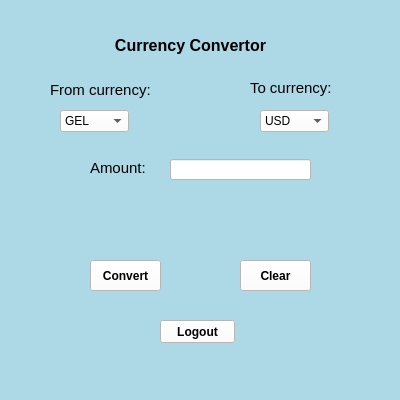
<?xml version="1.0" encoding="UTF-8"?>
<ui version="4.0">
 <class>MainWindow</class>
 <widget class="QMainWindow" name="MainWindow">
  <property name="geometry">
   <rect>
    <x>0</x>
    <y>0</y>
    <width>400</width>
    <height>400</height>
   </rect>
  </property>
  <property name="minimumSize">
   <size>
    <width>400</width>
    <height>400</height>
   </size>
  </property>
  <property name="maximumSize">
   <size>
    <width>400</width>
    <height>400</height>
   </size>
  </property>
  <property name="windowTitle">
   <string>MainWindow</string>
  </property>
  <property name="styleSheet">
   <string notr="true">background-color: lightblue</string>
  </property>
  <widget class="QWidget" name="centralwidget">
   <widget class="QStackedWidget" name="stackedWidget">
    <property name="geometry">
     <rect>
      <x>20</x>
      <y>30</y>
      <width>360</width>
      <height>350</height>
     </rect>
    </property>
    <property name="minimumSize">
     <size>
      <width>360</width>
      <height>350</height>
     </size>
    </property>
    <property name="maximumSize">
     <size>
      <width>360</width>
      <height>350</height>
     </size>
    </property>
    <property name="styleSheet">
     <string notr="true">background-color: lightblue</string>
    </property>
    <property name="currentIndex">
     <number>1</number>
    </property>
    <widget class="QWidget" name="loginPage">
     <property name="styleSheet">
      <string notr="true">background_lightblue</string>
     </property>
     <widget class="QLabel" name="UsernameLabel">
      <property name="geometry">
       <rect>
        <x>60</x>
        <y>40</y>
        <width>221</width>
        <height>31</height>
       </rect>
      </property>
      <property name="font">
       <font>
        <pointsize>11</pointsize>
        <weight>75</weight>
        <bold>true</bold>
       </font>
      </property>
      <property name="text">
       <string>Username:</string>
      </property>
     </widget>
     <widget class="QLabel" name="PasswordLabel">
      <property name="geometry">
       <rect>
        <x>60</x>
        <y>120</y>
        <width>221</width>
        <height>31</height>
       </rect>
      </property>
      <property name="font">
       <font>
        <pointsize>11</pointsize>
        <weight>75</weight>
        <bold>true</bold>
       </font>
      </property>
      <property name="text">
       <string>Password:</string>
      </property>
     </widget>
     <widget class="QLineEdit" name="usernameInput">
      <property name="geometry">
       <rect>
        <x>60</x>
        <y>70</y>
        <width>231</width>
        <height>31</height>
       </rect>
      </property>
      <property name="styleSheet">
       <string notr="true">background-color: white</string>
      </property>
     </widget>
     <widget class="QLineEdit" name="passwordInput">
      <property name="geometry">
       <rect>
        <x>60</x>
        <y>150</y>
        <width>231</width>
        <height>31</height>
       </rect>
      </property>
      <property name="styleSheet">
       <string notr="true">background-color: white</string>
      </property>
      <property name="echoMode">
       <enum>QLineEdit::PasswordEchoOnEdit</enum>
      </property>
     </widget>
     <widget class="QPushButton" name="loginButton">
      <property name="geometry">
       <rect>
        <x>130</x>
        <y>230</y>
        <width>75</width>
        <height>23</height>
       </rect>
      </property>
      <property name="styleSheet">
       <string notr="true">background-color: white</string>
      </property>
      <property name="text">
       <string>Login</string>
      </property>
     </widget>
    </widget>
    <widget class="QWidget" name="converterPage">
     <property name="minimumSize">
      <size>
       <width>550</width>
       <height>400</height>
      </size>
     </property>
     <property name="maximumSize">
      <size>
       <width>550</width>
       <height>400</height>
      </size>
     </property>
     <widget class="QComboBox" name="fromCurrencyCombo">
      <property name="geometry">
       <rect>
        <x>40</x>
        <y>80</y>
        <width>69</width>
        <height>22</height>
       </rect>
      </property>
      <property name="styleSheet">
       <string notr="true">background-color: white</string>
      </property>
      <item>
       <property name="text">
        <string>GEL</string>
       </property>
      </item>
      <item>
       <property name="text">
        <string>USD</string>
       </property>
      </item>
      <item>
       <property name="text">
        <string>EUR</string>
       </property>
      </item>
      <item>
       <property name="text">
        <string>GBP</string>
       </property>
      </item>
     </widget>
     <widget class="QComboBox" name="toCurrencyCombo">
      <property name="geometry">
       <rect>
        <x>240</x>
        <y>80</y>
        <width>69</width>
        <height>22</height>
       </rect>
      </property>
      <property name="styleSheet">
       <string notr="true">background-color: white</string>
      </property>
      <item>
       <property name="text">
        <string>USD</string>
       </property>
      </item>
      <item>
       <property name="text">
        <string>GEL</string>
       </property>
      </item>
      <item>
       <property name="text">
        <string>EUR</string>
       </property>
      </item>
      <item>
       <property name="text">
        <string>GBP</string>
       </property>
      </item>
     </widget>
     <widget class="QLabel" name="label">
      <property name="geometry">
       <rect>
        <x>30</x>
        <y>50</y>
        <width>101</width>
        <height>20</height>
       </rect>
      </property>
      <property name="font">
       <font>
        <pointsize>11</pointsize>
       </font>
      </property>
      <property name="text">
       <string>From currency:</string>
      </property>
     </widget>
     <widget class="QLabel" name="label_2">
      <property name="geometry">
       <rect>
        <x>230</x>
        <y>50</y>
        <width>91</width>
        <height>16</height>
       </rect>
      </property>
      <property name="font">
       <font>
        <pointsize>11</pointsize>
       </font>
      </property>
      <property name="text">
       <string>To currency:</string>
      </property>
     </widget>
     <widget class="QLabel" name="label_3">
      <property name="geometry">
       <rect>
        <x>90</x>
        <y>0</y>
        <width>161</width>
        <height>31</height>
       </rect>
      </property>
      <property name="font">
       <font>
        <pointsize>12</pointsize>
        <weight>75</weight>
        <bold>true</bold>
       </font>
      </property>
      <property name="text">
       <string>Currency Convertor</string>
      </property>
      <property name="alignment">
       <set>Qt::AlignCenter</set>
      </property>
     </widget>
     <widget class="QLabel" name="label_4">
      <property name="geometry">
       <rect>
        <x>70</x>
        <y>130</y>
        <width>61</width>
        <height>16</height>
       </rect>
      </property>
      <property name="font">
       <font>
        <pointsize>11</pointsize>
       </font>
      </property>
      <property name="text">
       <string>Amount:</string>
      </property>
     </widget>
     <widget class="QLineEdit" name="amountInput">
      <property name="geometry">
       <rect>
        <x>150</x>
        <y>129</y>
        <width>141</width>
        <height>21</height>
       </rect>
      </property>
      <property name="styleSheet">
       <string notr="true">background-color: white</string>
      </property>
     </widget>
     <widget class="QLabel" name="resultLabel">
      <property name="geometry">
       <rect>
        <x>100</x>
        <y>180</y>
        <width>161</width>
        <height>20</height>
       </rect>
      </property>
      <property name="font">
       <font>
        <pointsize>11</pointsize>
       </font>
      </property>
      <property name="text">
       <string/>
      </property>
      <property name="alignment">
       <set>Qt::AlignCenter</set>
      </property>
     </widget>
     <widget class="QPushButton" name="convertButton">
      <property name="geometry">
       <rect>
        <x>70</x>
        <y>230</y>
        <width>71</width>
        <height>31</height>
       </rect>
      </property>
      <property name="font">
       <font>
        <weight>75</weight>
        <bold>true</bold>
       </font>
      </property>
      <property name="styleSheet">
       <string notr="true">background-color: white</string>
      </property>
      <property name="text">
       <string>Convert</string>
      </property>
     </widget>
     <widget class="QPushButton" name="clearButton">
      <property name="geometry">
       <rect>
        <x>220</x>
        <y>230</y>
        <width>71</width>
        <height>31</height>
       </rect>
      </property>
      <property name="font">
       <font>
        <weight>75</weight>
        <bold>true</bold>
       </font>
      </property>
      <property name="styleSheet">
       <string notr="true">background-color: white</string>
      </property>
      <property name="text">
       <string>Clear</string>
      </property>
     </widget>
     <widget class="QPushButton" name="logoutButton">
      <property name="geometry">
       <rect>
        <x>140</x>
        <y>290</y>
        <width>75</width>
        <height>23</height>
       </rect>
      </property>
      <property name="font">
       <font>
        <weight>75</weight>
        <bold>true</bold>
       </font>
      </property>
      <property name="styleSheet">
       <string notr="true">background-color: white</string>
      </property>
      <property name="text">
       <string>Logout</string>
      </property>
     </widget>
    </widget>
   </widget>
  </widget>
 </widget>
 <resources/>
 <connections/>
</ui>
